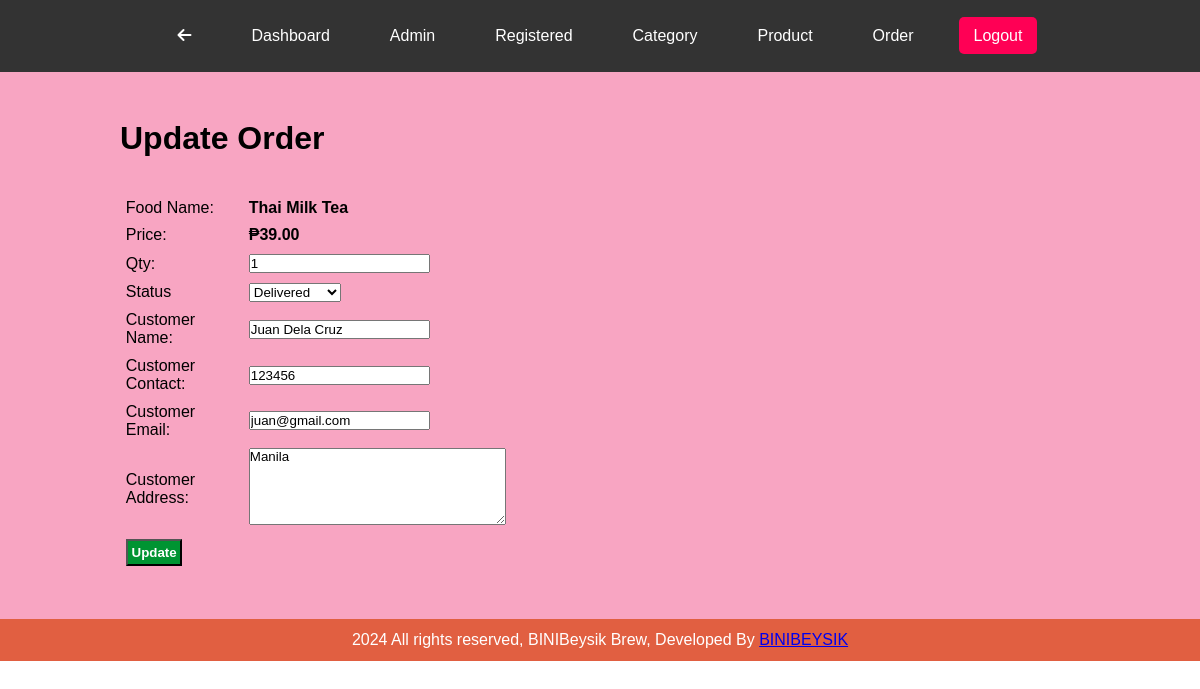
The page /admin/update-order.php?id=5 (signed in) on the database its author committed.
### tables this page shows
CREATE TABLE `tbl_order` (
  `id` int(10) UNSIGNED NOT NULL,
  `food` varchar(200) NOT NULL,
  `price` decimal(10,2) NOT NULL,
  `qty` int(11) NOT NULL,
  `total` decimal(10,2) NOT NULL,
  `order_date` datetime NOT NULL,
  `status` varchar(50) NOT NULL,
  `customer_name` varchar(100) NOT NULL,
  `customer_contact` varchar(20) NOT NULL,
  `customer_email` varchar(50) NOT NULL,
  `customer_address` varchar(100) NOT NULL
);

### admin/update-order.php (the view, shortened to what this page needs)
<?php
    include('partials/menu.php')
?>
<div class="main-content">
    <div class="wrapper">
        <h1>Update Order</h1>
        <br><br>
        <?php
            if(isset($_GET['id']))
            {
                $id=$_GET['id'];
                $sql = "SELECT * FROM tbl_order WHERE id=$id";
                $res=mysqli_query($conn, $sql);
                $count=mysqli_num_rows($res);
                if($count==1)
                {
                    $row=mysqli_fetch_assoc($res);
                    $food=$row['food'];
                    $price=$row['price'];
                    $qty=$row['qty'];
                    $status=$row['status'];
                    $customer_name=$row['customer_name'];
                    $customer_contact=$row['customer_contact'];
                    $customer_email=$row['customer_email'];
                    $customer_address=$row['customer_address'];
                }else
                {
                    header('location:'.SITEURL.'admin/manage-order.php');
                }
            } else
            {
                header('location:'.SITEURL.'admin/manage-order.php');
            }
        ?>
        <form action="" method="POST">
            <table class="tbl-30">
                <tr>
                    <td>Food Name:</td>
                    <td><b><?php echo $food; ?></b></td>
                </tr>
                <tr>
                    <td>Price:</td>
                    <td><b>₱<?php echo $price; ?></b></td>
                </tr>
                <tr>
                    <td>Qty:</td>
                    <td>
                        <input type="number" name="qty" value="<?php echo $qty; ?>">
                    </td>
                </tr>
                <tr>
                    <td>Status</td>
                    <td>
                        <select name="status">
                            <option <?php if($status=="Delivered"){echo "selected";} ?> value="Delivered">Delivered</option>
                        </select>
                    </td>
                </tr>
                <tr>
                    <td>Customer Name:</td>
                    <td>
                        <input type="text" name="customer_name" value="<?php echo $customer_name; ?>">
                    </td>
                </tr>
                <tr>
                    <td>Customer Contact:</td>
                    <td>
                        <input type="number" name="customer_contact" value="<?php echo $customer_contact; ?>">
                    </td>
                </tr>
                <tr>
                    <td>Customer Email:</td>
                    <td>
                        <input type="email" name="customer_email" value="<?php echo $customer_email; ?>">
                    </td>
                </tr>
                <tr>
                    <td>Customer Address:</td>
                    <td>
                        <textarea name="customer_address" cols="30" rows="5"><?php echo $customer_address; ?></textarea>
                    </td>
                </tr>
                <tr>
                    <td colspan="2">
                        <input type="submit" name="submit" value="Update" class="btn-secondary">
                    </td>
                </tr>
            </table>
        </form>
    </div>
</div>
<?php
    include('partials/footer.php')
?>

### css/admin1.css (style rules this page uses)
* { margin: 0 0; padding: 0 0; font-family: Arial, Helvetica, sans-serif; }
.wrapper { padding: 1%; width: 80%; margin: 0 auto; }
.tbl-30 { width: 40%; }
table tr td { padding: 1%; }
.btn-secondary { background-color: #009432; padding: 1%; color: white; text-decoration: none; font-weight: bold; }
.main-content { background-color: #f8a5c2; padding: 3% 0 ; }

### rows shown on the page
tbl_order: food "Thai Milk Tea", price "39.00", qty "1", status "Delivered", customer_name "Juan Dela Cruz", customer_contact "123456", customer_email "juan@gmail.com", customer_address "Manila"
